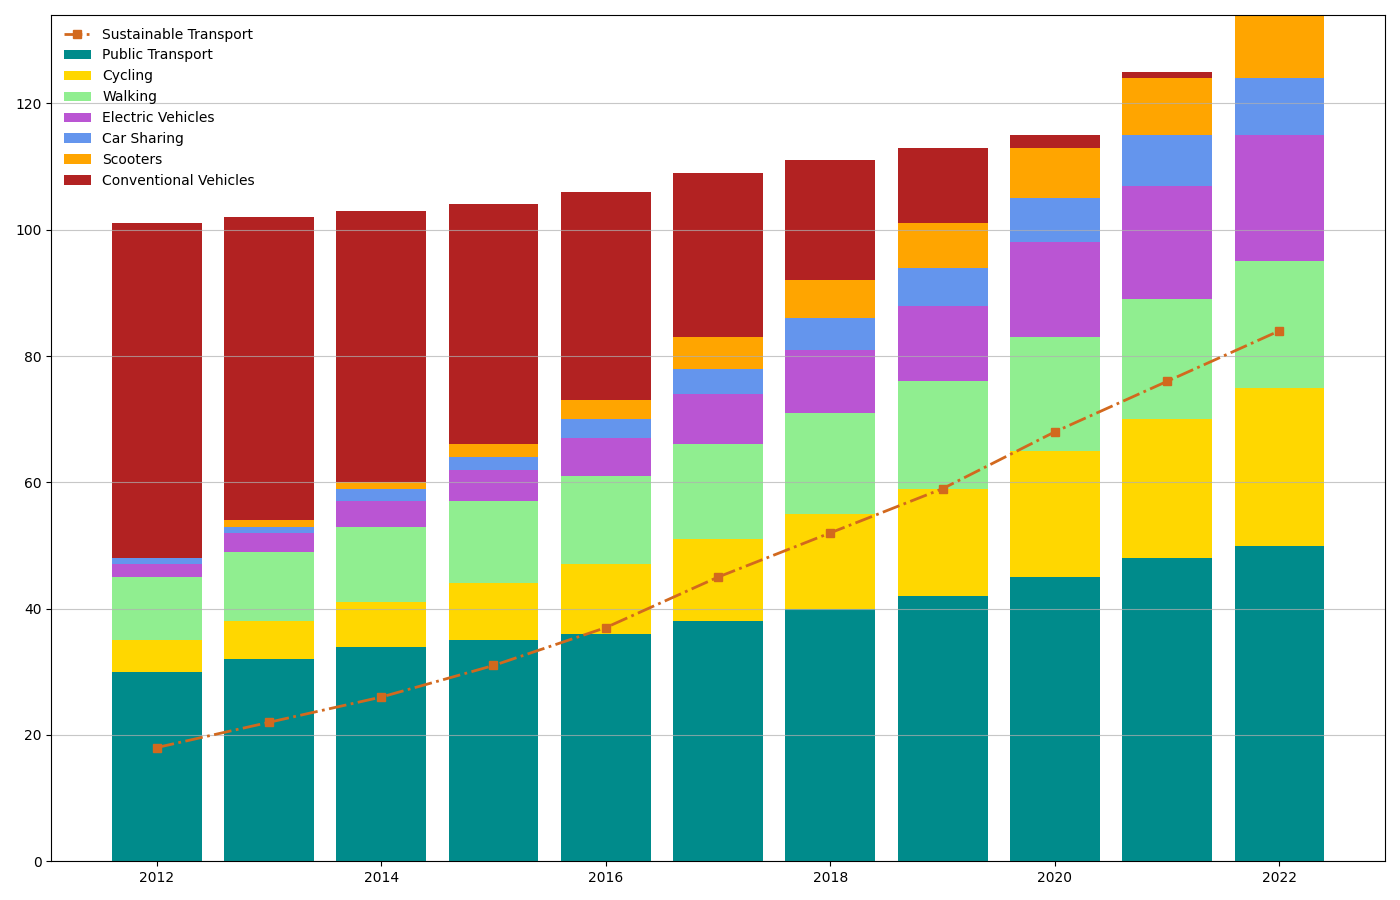

Reproduce this figure in Python.
import matplotlib.pyplot as plt
import numpy as np

years = np.arange(2012, 2023)

public_transport = np.array([30, 32, 34, 35, 36, 38, 40, 42, 45, 48, 50])
cycling = np.array([5, 6, 7, 9, 11, 13, 15, 17, 20, 22, 25])
walking = np.array([10, 11, 12, 13, 14, 15, 16, 17, 18, 19, 20])
electric_vehicles = np.array([2, 3, 4, 5, 6, 8, 10, 12, 15, 18, 20])
conventional_vehicles = np.array([53, 48, 43, 38, 33, 26, 19, 12, 2, 1, 0])
car_sharing = np.array([1, 1, 2, 2, 3, 4, 5, 6, 7, 8, 9])
scooters = np.array([0, 1, 1, 2, 3, 5, 6, 7, 8, 9, 10])

sustainable_transport = cycling + walking + electric_vehicles + car_sharing + scooters

fig, ax = plt.subplots(figsize=(14, 9))

ax.bar(years, public_transport, color='darkcyan', label='Public Transport')  
ax.bar(years, cycling, bottom=public_transport, color='gold', label='Cycling')  
ax.bar(years, walking, bottom=public_transport + cycling, color='lightgreen', label='Walking')  
ax.bar(years, electric_vehicles, bottom=public_transport + cycling + walking, color='mediumorchid', label='Electric Vehicles')  
ax.bar(years, car_sharing, bottom=public_transport + cycling + walking + electric_vehicles, color='cornflowerblue', label='Car Sharing')
ax.bar(years, scooters, bottom=public_transport + cycling + walking + electric_vehicles + car_sharing, color='orange', label='Scooters')
ax.bar(years, conventional_vehicles, bottom=public_transport + cycling + walking + electric_vehicles + car_sharing + scooters, color='firebrick', label='Conventional Vehicles')  

ax.plot(years, sustainable_transport, color='chocolate', linewidth=2, linestyle='-.', marker='s', markersize=6, label='Sustainable Transport')

ax.grid(axis='y', linestyle='-', alpha=0.7)

ax.legend(loc='upper left', frameon=False)

plt.tight_layout()

plt.show()
